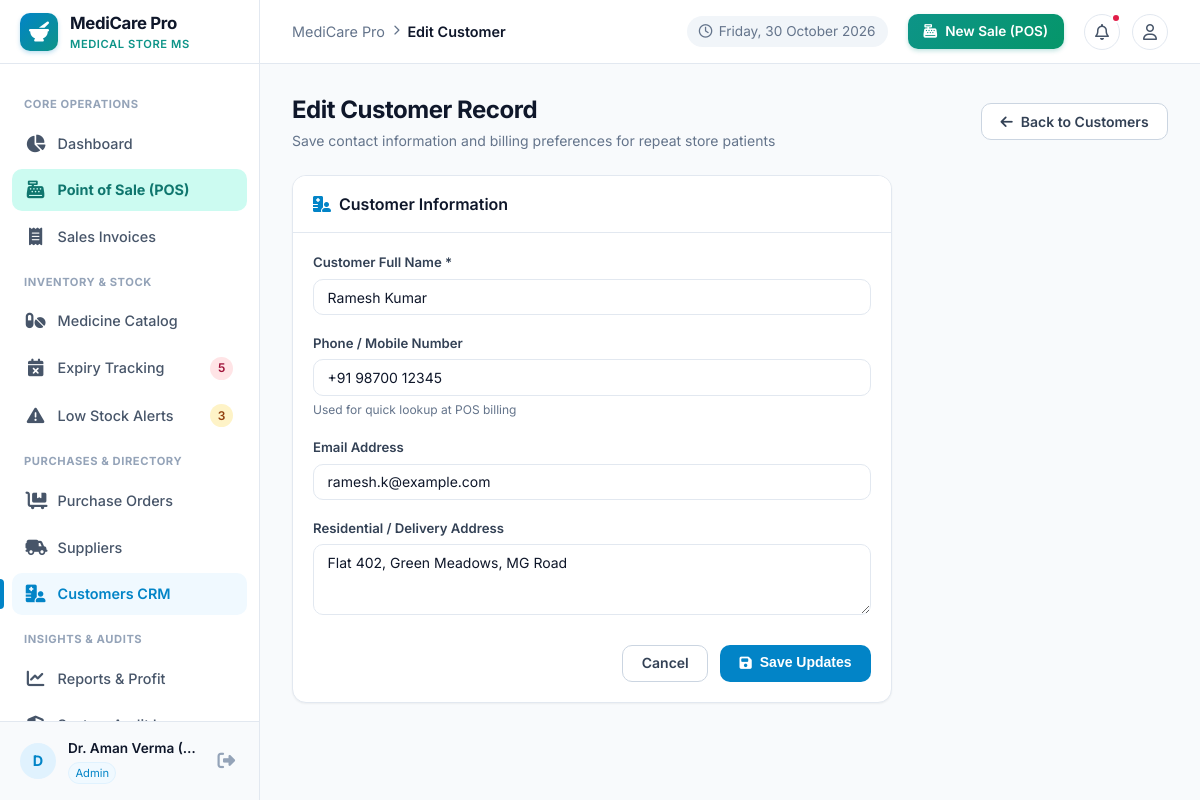
The page /customers/edit/1 (signed in) on the database its author committed.
### tables this page shows
CREATE TABLE customers (
    id INTEGER PRIMARY KEY AUTOINCREMENT,
    name TEXT NOT NULL,
    phone TEXT,
    email TEXT,
    address TEXT,
    created_at TIMESTAMP DEFAULT CURRENT_TIMESTAMP
);

### routes/customers.py (the view, shortened to what this page needs)
@customers_bp.route('/edit/<int:id>', methods=['GET', 'POST'])
@login_required
def edit(id):
    customer = query_db("SELECT * FROM customers WHERE id = ?", (id,), one=True)
    if not customer:
        flash("Customer not found.", "danger")
        return redirect(url_for('customers.index'))
    return render_template('customers/form.html', customer=customer, is_edit=True)

### database.py (called while the page is built)
def get_db():
    try:
        if 'db' not in g or g.db is None:
            db_path = current_app.config.get('DATABASE_PATH', Config.DATABASE_PATH)
            g.db = sqlite3.connect(db_path)
            g.db.row_factory = sqlite3.Row
            g.db.execute("PRAGMA foreign_keys = ON;")
        return g.db
    except (RuntimeError, AttributeError):
        conn = sqlite3.connect(Config.DATABASE_PATH)
        conn.row_factory = sqlite3.Row
        conn.execute("PRAGMA foreign_keys = ON;")
        return conn

def query_db(query, args=(), one=False):
    db = get_db()
    cur = db.execute(query, args)
    rv = cur.fetchall()
    cur.close()
    return (rv[0] if rv else None) if one else rv

### routes/auth.py (called while the page is built)
def login_required(view):
    @wraps(view)
    def wrapped_view(**kwargs):
        if 'user_id' not in session:
            flash("Please sign in to access this page.", "warning")
            return redirect(url_for('auth.login', next=request.path))
        return view(**kwargs)
    return wrapped_view

### templates/customers/form.html (shortened to what this page needs)
{% extends 'base.html' %}
{% block breadcrumb %}{% if is_edit %}Edit Customer{% else %}Register Customer{% endif %}{% endblock %}
{% block content %}
<div class="page-header">
  <div class="page-title-box">
    <h1>{% if is_edit %}Edit Customer Record{% else %}Register New Customer{% endif %}</h1>
    <p class="page-subtitle">Save contact information and billing preferences for repeat store patients</p>
  </div>
  <div class="page-actions">
    <a href="{{ url_for('customers.index') }}" class="btn btn-secondary">
      <i class="fa-solid fa-arrow-left"></i> Back to Customers
    </a>
  </div>
</div>
<div style="max-width: 600px;">
  <div class="card">
    <div class="card-header">
      <div class="card-title">
        <i class="fa-solid fa-hospital-user" style="color: var(--primary);"></i>
        <span>Customer Information</span>
      </div>
    </div>
    <div class="card-body">
      <form method="POST">
        <div class="form-group">
          <label class="form-label" for="name">Customer Full Name *</label>
          <input type="text" id="name" name="name" class="form-control" placeholder="e.g. Ramesh Kumar" value="{{ customer.name if is_edit else '' }}" required>
        </div>
        <div class="form-group">
          <label class="form-label" for="phone">Phone / Mobile Number</label>
          <input type="tel" id="phone" name="phone" class="form-control" placeholder="e.g. +91 98700 12345" value="{{ customer.phone if is_edit else '' }}">
          <small style="font-size: 0.75rem; color: var(--slate-500);">Used for quick lookup at POS billing</small>
        </div>
        <div class="form-group">
          <label class="form-label" for="email">Email Address</label>
          <input type="email" id="email" name="email" class="form-control" placeholder="e.g. ramesh.k@example.com" value="{{ customer.email if is_edit else '' }}">
        </div>
        <div class="form-group">
          <label class="form-label" for="address">Residential / Delivery Address</label>
          <textarea id="address" name="address" class="form-control" rows="3" placeholder="Flat/House number, Apartment, Area, City">{{ customer.address if is_edit else '' }}</textarea>
        </div>
        <div style="display: flex; justify-content: flex-end; gap: 0.75rem; margin-top: 1.5rem;">
          <a href="{{ url_for('customers.index') }}" class="btn btn-secondary">Cancel</a>
          <button type="submit" class="btn btn-primary">
            <i class="fa-solid fa-floppy-disk"></i>
            <span>{% if is_edit %}Save Updates{% else %}Save Customer{% endif %}</span>
          </button>
        </div>
      </form>
    </div>
  </div>
</div>
{% endblock %}

### static/css/style.css (style rules this page uses)
:root { --primary: #0284c7; --primary-hover: #0369a1; --primary-light: #e0f2fe; --primary-subtle: #f0f9ff; --teal: #0d9488; --teal-hover: #0f766e; --teal-light: #ccfbf1; --emerald: #059669; --emerald-light: #d1fae5; --emerald-dark: #065f46; --rose: #e11d48; --rose-light: #ffe4e6; --rose-dark: #9f1239; --amber: #d97706; --amber-light: #fef3c7; --amber-dark: #92400e; --slate-50: #f8fafc; --slate-100: #f1f5f9; --slate-200: #e2e8f0; --slate-300: #cbd5e1; --slate-400: #94a3b8; --slate-500: #64748b; --slate-600: #475569; --slate-700: #334155; --slate-800: #1e293b; --slate-900: #0f172a; --bg-main: #f8fafc; --card-bg: #ffffff; --border-color: #e2e8f0; --text-main: #1e293b; --text-muted: #64748b; --radius-sm: 6px; --radius-md: 10px; --radius-lg: 14px; --radius-full: 9999px; --shadow-sm: 0 1px 2px 0 rgb(0 0 0 / 0.05); --shadow-md: 0 4px 6px -1px rgb(0 0 0 / 0.07), 0 2px 4px -2px rgb(0 0 0 / 0.05); --shadow-lg: 0 10px 15px -3px rgb(0 0 0 / 0.08), 0 4px 6px -4px rgb(0 0 0 / 0.04); --sidebar-width: 260px; --topbar-height: 64px; --font-family: 'Inter', system-ui, -apple-system, BlinkMacSystemFont, 'Segoe UI', Roboto, sans-serif; }
*, *::before, *::after { box-sizing: border-box; margin: 0; padding: 0; }
body { font-family: var(--font-family); background-color: var(--bg-main); color: var(--text-main); line-height: 1.5; -webkit-font-smoothing: antialiased; }
a { color: var(--primary); text-decoration: none; transition: color 0.15s ease; }
.page-header { display: flex; align-items: center; justify-content: space-between; margin-bottom: 1.5rem; flex-wrap: wrap; gap: 1rem; }
.page-title-box h1 { font-size: 1.5rem; font-weight: 700; color: var(--slate-900); letter-spacing: -0.02em; }
.page-subtitle { font-size: 0.875rem; color: var(--slate-500); margin-top: 0.15rem; }
.page-actions { display: flex; align-items: center; gap: 0.75rem; flex-wrap: wrap; }
.btn { display: inline-flex; align-items: center; justify-content: center; gap: 0.5rem; padding: 0.55rem 1.15rem; font-size: 0.875rem; font-weight: 600; border-radius: var(--radius-md); cursor: pointer; border: 1px solid transparent; transition: all 0.15s ease; line-height: 1.25; }
.btn-primary { background-color: var(--primary); color: white; }
.btn-secondary { background-color: #ffffff; border-color: var(--slate-300); color: var(--slate-700); }
.card { background: var(--card-bg); border: 1px solid var(--border-color); border-radius: var(--radius-lg); box-shadow: var(--shadow-sm); overflow: hidden; margin-bottom: 1.5rem; }
.card-header { padding: 1rem 1.25rem; border-bottom: 1px solid var(--border-color); display: flex; align-items: center; justify-content: space-between; background: #ffffff; }
.card-title { font-size: 1rem; font-weight: 600; color: var(--slate-900); display: flex; align-items: center; gap: 0.5rem; }
.card-body { padding: 1.25rem; }
.form-group { margin-bottom: 1.15rem; }
.form-label { display: block; font-size: 0.825rem; font-weight: 600; color: var(--slate-700); margin-bottom: 0.35rem; }
.form-control { width: 100%; padding: 0.55rem 0.85rem; font-size: 0.875rem; font-family: inherit; color: var(--slate-900); background-color: #ffffff; border: 1px solid var(--border-color); border-radius: var(--radius-md); transition: border-color 0.15s ease, box-shadow 0.15s ease; }

### rows shown on the page
customers: name "Ramesh Kumar", phone "+91 98700 12345", email "ramesh.k@example.com", address "Flat 402, Green Meadows, MG Road"

### other values the page prints
{{ nav_urgent_expiry_count }} "5"
{{ nav_low_stock_count }} "3"
{{ user.name[:1] if user.name else 'U' }} "D"
{{ user.name }} "Dr. Aman Verma (…"
{{ user.role }} "Admin"
